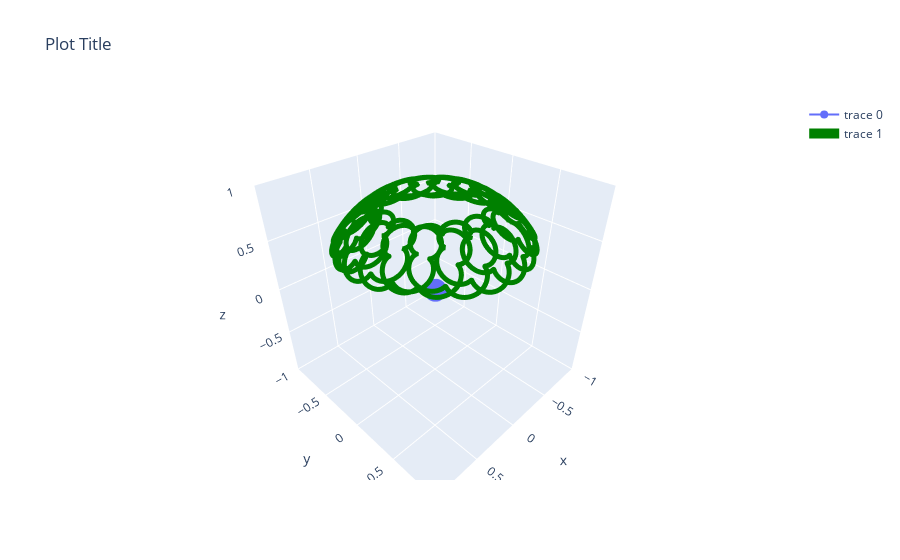

The cell this chart's notebook holds for it:
### Code cell
layout = go.Layout(title=r'Plot Title',
                     scene=dict(xaxis_title=r'x',
                                yaxis_title=r'y',
                                zaxis_title=r'z',
                                aspectratio=dict(x=1, y=1, z=1),
                                camera_eye=dict(x=1.2, y=1.2, z=1.2)))

fig = go.Figure(layout=layout)
fig.add_scatter3d(x=[0],y=[0],z=[0])
fig.add_scatter3d(x=x_t[i:f],y=y_t[i:f],z=z_t[i:f], mode='lines',
                  line = dict(color='green', width=10))

fig.update_layout(
    scene = dict(xaxis = dict(range=[-1,1],),
                 yaxis = dict(range=[-1,1],),
                 zaxis = dict(range=[-1,1],),))

# HTML(fig.to_html(default_width=1000, default_height=600))
fig

### Figure 1 — Plotly figure (JSON) as saved in the notebook; plotly's stock layout.template omitted (floating-point values rounded to 4 significant figures; data arrays with more than 128 entries replaced by an {"elided": "..."} marker saying what was removed)
{"data": [{"type": "scatter3d", "x": [0], "y": [0], "z": [0]}, {"line": {"color": "green", "width": 10}, "mode": "lines", "type": "scatter3d", "x": {"elided": "10000 float values"}, "y": {"elided": "10000 float values"}, "z": {"elided": "10000 float values"}}], "layout": {"scene": {"aspectratio": {"x": 1, "y": 1, "z": 1}, "camera": {"eye": {"x": 1.2, "y": 1.2, "z": 1.2}}, "xaxis": {"range": [-1, 1], "title": {"text": "x"}}, "yaxis": {"range": [-1, 1], "title": {"text": "y"}}, "zaxis": {"range": [-1, 1], "title": {"text": "z"}}}, "title": {"text": "Plot Title"}}}
